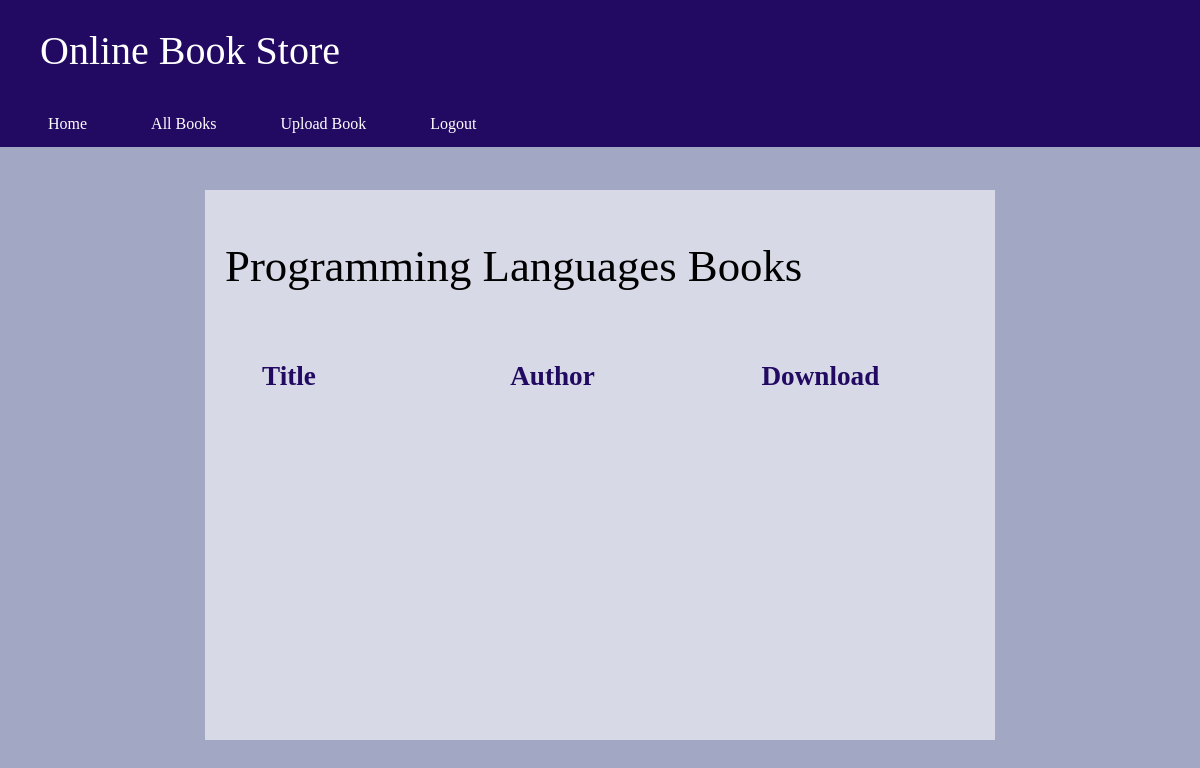
/cpbooks/ (signed in), run on an earlier commit of the app's database.
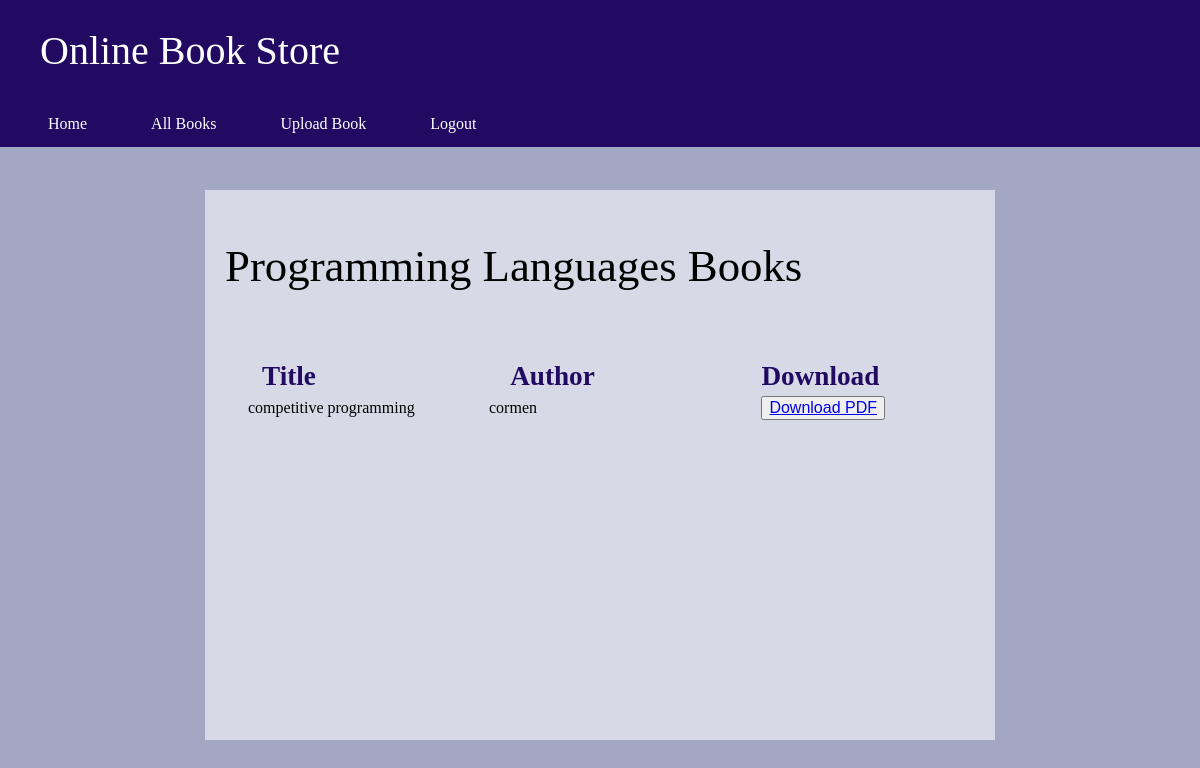
And on a later commit of the database.
### accounts/models.py (models this page shows, shortened)
class Book(models.Model):
    title=models.CharField(max_length=100)
    author=models.CharField(max_length=100)
    pdf=models.FileField(upload_to='books/pdfs/')
    category=models.CharField(max_length=30,choices=category_choices,default="")

### accounts/views.py (the view)
# urls.py: path('cpbooks/',views.cpbooks,name='cpbooks'),
@login_required(login_url='cpbooks')
def cpbooks(request):
    books=Book.objects.filter(category="Programming Languages")
    return render(request,'cp.html',{'books':books})

### templates/cp.html (shortened to what this page needs)
{% load static %}
<!DOCTYPE html>
<html lang="en" style="background-color:rgba(94, 103, 153, 0.575)">
<head>
    <link rel="stylesheet" type="text/css" href="{% static 'css/style.css' %}">
    <link rel="stylesheet" href="https://cdnjs.cloudflare.com/ajax/libs/font-awesome/4.7.0/css/font-awesome.min.css">
    <div class="topnav">
        <h1 style="color: white;margin-left:40px;">Online Book Store</h1>
        <li><a href="{% url 'frontpage' %}">Home</a></li>
        <li><a href="{% url 'book_list' %}">All Books</a></li>
        <li><a href="{% url 'upload_book' %}">Upload Book</a></li>
        <li><a href="{% url 'logoutpage' %}">Logout</a></li>
    </div>
    <div class="prof-box1">
        <h1 style="color: black; font-size:2.8em;">Programming Languages Books</h1>
            <br>
        <table class="table">
            <thead>
                <tr style="color:rgb(34, 10, 99); font-size:1.7em;">
                    <th>&nbsp;&nbsp;&nbsp;&nbsp;&nbsp;Title &nbsp;&nbsp;&nbsp;&nbsp;&nbsp;&nbsp; &nbsp;&nbsp;&nbsp;&nbsp;&nbsp;&nbsp;&nbsp;&nbsp;&nbsp;&nbsp;&nbsp; </th>
                    <th>&nbsp;&nbsp;&nbsp;&nbsp;&nbsp;&nbsp;&nbsp;&nbsp;&nbsp;Author &nbsp;&nbsp;&nbsp;&nbsp;&nbsp;&nbsp;&nbsp;&nbsp;&nbsp;&nbsp;&nbsp;&nbsp;&nbsp;&nbsp;&nbsp;&nbsp;&nbsp;&nbsp;&nbsp;&nbsp;&nbsp;&nbsp;&nbsp;</th>
                    <th>Download</th>
                    <br>
                </tr>
            </thead>
            <tbody>
                {% for book in books %}
                <tr style="color: black;">
                    <td>&nbsp;&nbsp;&nbsp;&nbsp;&nbsp;{{ book.title }}</td>
                    <td>&nbsp;&nbsp;&nbsp;&nbsp;&nbsp;&nbsp;&nbsp;&nbsp;&nbsp;&nbsp;{{ book.author }}</td>
                    <td>
                        <button>
                        <a href="{{ book.pdf.url }}" class="btn btn-primary btn-sm" target="_blank">
                            Download PDF
                        </a>
                        </button>
                    </td>
                </tr>
                {% endfor %}
            </tbody>
        </table>
    </div>
</head>
<body>
</body>
</html>

What changed in the data, as far as the page shows it:
added Book: title "competitive programming", author "cormen"
